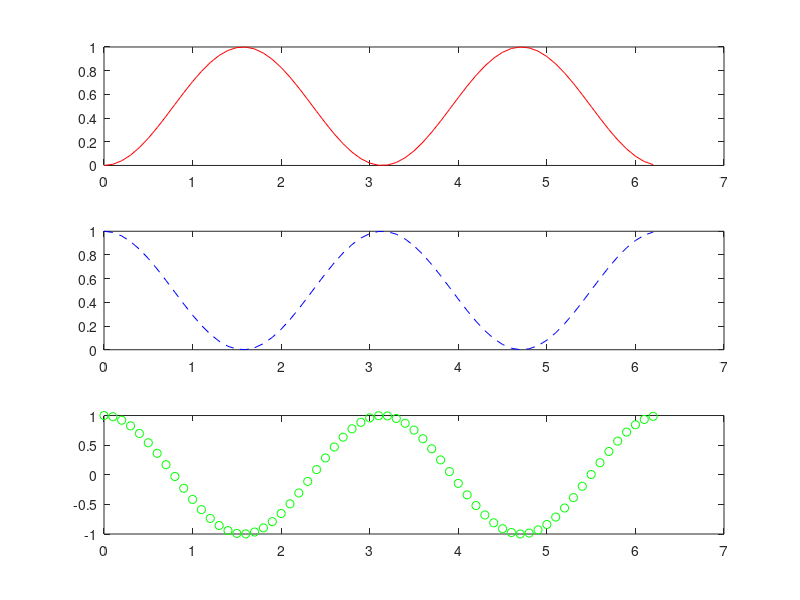
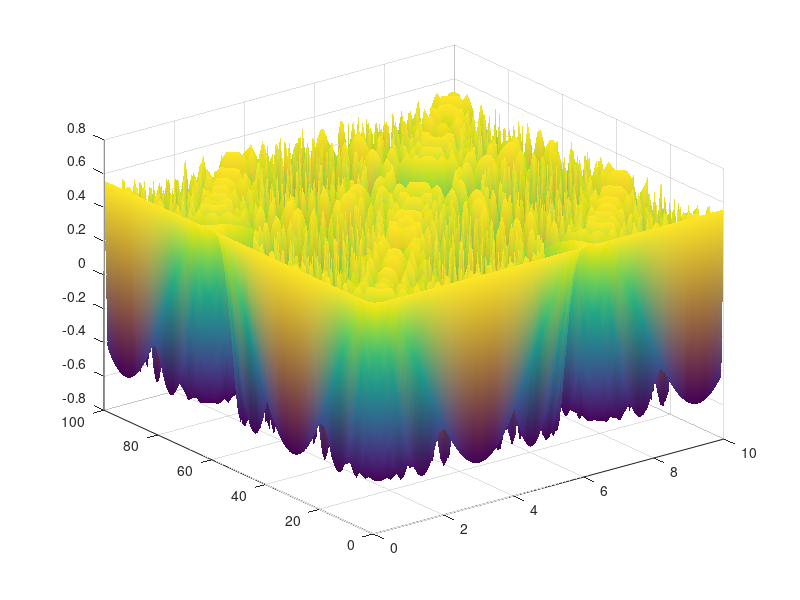

The MATLAB script that drew these images, in order: (Note: this script raises an error after producing the figures.)
clc;clear;
%%problem 1
A=[1:8;9:16;17:24;25:32;33:40]

%%(a)

B=A([1,3,5],[1,2,4,8])

%%(b)
C=[A(5,1:3),A(5,5),A(5,7:8),A(:,4)',A(:,6)']

%%problem 2

a=0.75;b=11.3;
x=[2,5,1,9];x=[0.2,1.1,1.8,2];z=[-3,2,5,4];
A1=((x.^1.1).*(x.^-2).*(z.^5)/(a+b)^(b/3))+a*((z./x) + x./2)/z.^a


%%problem 3
A=[2 1 1 -1;1 5 -5 6;-7 3 -7 -5;1 -5 2 7]
b=[12 35 7 21]'
x=A\b

%%problem 4
figure(1)
x=0:0.1:2*pi;
subplot(3,1,1);
plot(x,sin(x).^2,'r')
subplot(3,1,2)
plot(x,cos(x).^2,'b--')
subplot(3,1,3)
plot(x,cos(2.*x),'go')

%%problem 5
figure(2)
x=linspace(0,10,100);
y=linspace(0,100,100);
[X Y]=meshgrid(x,y);
Z=0.56.*cos(X.*Y);
surf(X,Y,Z)
shading interp


%%%problem 6
syms x y
f=x^2+y^2-2*x*y+4
%%(a)
grad(f,1,1)

%%(b)
grad(f,1,-2)


%%problem 7

%(a)
syms x
p=solve(x^7-8*x^5+7*x^4+5*x^3-8*x+9,x);
vpa(p,4)


%%(b)

syms x(t)
x=dsolve('D2x+10*Dx+5*x=11','x(0)=1','Dx(0)=-1');
x

%%(c)
syms x
F=x^5 -8*x^4 +5*x^3 -7*x^2 +11*x-9;
f1=diff(F,x)
f2=diff(f1,x)

%%d

syms x
F=1/(0.8*x^2 + 0.5*x +2);
f=int(F,x,0,5);
pretty(f)

%problem 8

year=1930:10:2020
ppl=[249 277 316 350 431 539 689 833 1014 1203];
p=polyfit(year,ppl,2)
x=linspace(1930,2020,500);
y=polyval(p,x);
figure(3)
hold on
plot(x,y)
plot(year,ppl,'o')
hold off
%%b
x=linspace(1930,2020,500);
y=interp1(year,ppl,x,'spline');
y1=interp1(year,ppl,x,'linear');
figure(4)
plot(x,y)
figure(5)
plot(x,y1)
